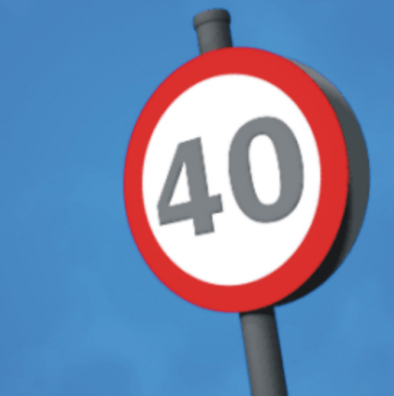
//> input picture plate.jpg, 394 x 396 px
$ ./main   (built with g++ and OpenCV 4)
//> lines starting //> are read from the running program, lines starting //| are printed output that depends on the picture
### src/tonemapper.h
#pragma once

#include <opencv2/highgui/highgui.hpp>
#include <opencv2/imgproc/imgproc.hpp>

#include <cmath>
#include <random>
#include <iostream>

#include "tools.h"

using namespace cv;
using namespace std;
using namespace tools;

class ToneMapper {
private:
	const float w_1, w_2, w_3;
	const float sigma_b;
	const float u_a, u_b;
	const float sigma_d, mu_d;

	// functions returning the probability distributions for v in [0,255]
	inline float P1(float v) const;
	inline float P2(float v) const;
	inline float P3(float v) const;
	inline float P(float v) const;

	float model_histogram[256];

	// Generates a discrete function representing P : [0,255] -> [0,255]
	void GenerateModelHistogram();
	void PlotHistogram(float histogram[256], string = "Histogram");

	// Returns a mapping to the reference histogram from the histogram found by counting pixel intensities on input
	template <class T> int* MatchHistograms(const Mat& input, float reference[256]) const;

public:
	ToneMapper(float = 42, float = 29, float = 29, float = 9, float = 105, float = 225, float = 90, float = 11);

	// Calculates the Tonal Image
	template <class T> void ComputeToneImage(const Mat& input, Mat& tone_image);

	// TODO: Returns the beta parameter matrix by solving the conjugate gradient. ToneImage is type uchar.
	void SolveConjugateGradient(const Mat& ToneImage, const Mat& PencilTexture, Mat& BetaImage) const;

	// Returns the final texture map obtained by exponentiation T(i,j) = PencilTexture(i,j) ^ BetaImage(i,j)
	void MultipliedTextureMap(const Mat& PencilTexture, const Mat& BetaImage, Mat& T) const;
};

### src/tools.h
#pragma once

#include <opencv2/highgui/highgui.hpp>
#include <opencv2/imgproc/imgproc.hpp>

#include <iostream>

using namespace cv;
using namespace std;

namespace tools
{
	template <class T> void Remap(const Mat& input, Mat& output, int = 0);
	int Normalize255(float value, float minVal, float maxVal);
	void Gradient(const Mat& Ic, Mat& G);
};

### src/linefilter.h
#pragma once

#include <opencv2/highgui/highgui.hpp>
#include <opencv2/imgproc/imgproc.hpp>

#include <iostream>

#include "tools.h"

using namespace cv;
using namespace std;
using namespace tools;


class LineFilter {
private:
	Mat Line[8];
	Point kernel_anchor;
	int kernel_length;

	Mat C[8];

	inline Mat ApplyLineConvolution(const Mat& Gradient, const Mat& Line, const Point kernelAnchor, const int ddepth) const;
public:
	LineFilter(int line_length);

	template <class T> void Classify(const Mat& Gradient);

	void ApplyLineShaping(Mat& S);

	const Mat& getC(int i) const;
};

### tools.h
#pragma once

#include <opencv2/highgui/highgui.hpp>
#include <opencv2/imgproc/imgproc.hpp>

#include <iostream>

using namespace cv;
using namespace std;

namespace tools
{
	template <class T> void Remap(const Mat& input, Mat& output, int = 0);
	int Normalize255(float value, float minVal, float maxVal);
	void Gradient(const Mat& Ic, Mat& G);
};

### tonemapper.h
#pragma once

#include <opencv2/highgui/highgui.hpp>
#include <opencv2/imgproc/imgproc.hpp>

#include <cmath>
#include <random>
#include <iostream>

#include "tools.h"

using namespace cv;
using namespace std;
using namespace tools;

class ToneMapper {
private:
	const float w_1, w_2, w_3;
	const float sigma_b;
	const float u_a, u_b;
	const float sigma_d, mu_d;

	// functions returning the probability distributions for v in [0,255]
	inline float P1(float v) const;
	inline float P2(float v) const;
	inline float P3(float v) const;
	inline float P(float v) const;

	float model_histogram[256];

	// Generates a discrete function representing P : [0,255] -> [0,255]
	void GenerateModelHistogram();
	void PlotHistogram(float histogram[256], string = "Histogram");

	// Returns a mapping to the reference histogram from the histogram found by counting pixel intensities on input
	template <class T> int* MatchHistograms(const Mat& input, float reference[256]) const;

public:
	ToneMapper(float = 42, float = 29, float = 29, float = 9, float = 105, float = 225, float = 90, float = 11);

	// Calculates the Tonal Image
	template <class T> void ComputeToneImage(const Mat& input, Mat& tone_image);

	// TODO: Returns the beta parameter matrix by solving the conjugate gradient. ToneImage is type uchar.
	void SolveConjugateGradient(const Mat& ToneImage, const Mat& PencilTexture, Mat& BetaImage) const;

	// Returns the final texture map obtained by exponentiation T(i,j) = PencilTexture(i,j) ^ BetaImage(i,j)
	void MultipliedTextureMap(const Mat& PencilTexture, const Mat& BetaImage, Mat& T) const;
};

### linefilter.h
#include <opencv2/highgui/highgui.hpp>
#include <opencv2/imgproc/imgproc.hpp>

#include <iostream>

using namespace cv;
using namespace std;


class LineFilter {
private:
	Mat Line[8];
	Point kernel_anchor[8];
	int kernel_length;

	Mat C[8];

	inline Mat ApplyLineConvolution(const Mat& Gradient, const Mat& Line, const Point kernelAnchor, const int ddepth) const;
public:
	LineFilter(int line_length);

	template <class T> void Classify(const Mat& Gradient);

	void ApplyLineShaping(Mat& S);

	const Mat& getC(int i) const;
};

### tools.cpp
#include "Tools.h"

namespace tools {

	// Normalizes a matrix to the 0-255 range as the uchar format, cutting off values below optional threshold.
	template <class T>
	// [15 lines left out: function Remap, not called in this run]

	template void Remap<uchar>(const Mat& input, Mat& output, int threshold);
	template void Remap<float>(const Mat& input, Mat& output, int threshold);

	// [4 lines left out: function Normalize255, not called in this run]

	void Gradient(const Mat& Ic, Mat& G)
	{
		Mat I;
		cvtColor(Ic, I, CV_BGR2GRAY);

		int m = I.rows, n = I.cols;
		G = Mat(m, n, CV_32F);

		for (int i = 0; i < m; i++) {
			for (int j = 0; j < n; j++) {
				// Compute squared gradient (except on borders)
				// ...
				// G2.at<float>(i, j) = ...
				float dx, dy;

				if (i > 0 && i < m - 1)
					dy = (float(I.at<uchar>(i + 1, j)) - float(I.at<uchar>(i - 1, j))) / 2;
				else
					dy = 0;

				if (j > 0 && j < n - 1)
					dx = (float(I.at<uchar>(i, j + 1)) - float(I.at<uchar>(i, j - 1))) / 2;
				else
					dx = 0;

				G.at<float>(i, j) = sqrt(dx * dx + dy * dy);
			}
		}
		// [10 lines of commented-out code are left out]
	}
}

### linefilter.cpp
#include "linefilter.h"

using namespace cv;
using namespace std;

LineFilter::LineFilter(int line_length) {

	int r = std::floor(line_length / 2.);
	this->kernel_length = 2*r+1;

	Mat L_horiz = Mat::zeros(kernel_length, kernel_length, CV_32F);
	L_horiz.row(r) = Mat::ones(1, kernel_length, CV_32F);
	Point2f pt(r, r);
	for (int k = 0; k < 8; k++) {
		Mat Rot = getRotationMatrix2D(pt, k * 22.5, 1.0);
		warpAffine(L_horiz, this->Line[k], Rot, Size(kernel_length, kernel_length));
		Line[k] = Line[k] / sum(Line[k])[0];
		//imshow("Line " + std::to_string(k), Line[k]);
	}
	// The kernel anchors define the center point on the kernel array. In other words, they define the direction "pointed" by the line vector
	// Note that the kernel anchors are set as (x,y) on the image, and NOT as in a matrix (i,j)
	//this->kernel_anchor = Point(r, r);
	this->kernel_anchor = Point(-1, -1);
}

// [9 lines left out: function ApplyLineConvolution, not called in this run]

template <class T>
// [28 lines left out: function Classify, not called in this run]

template void LineFilter::Classify<float>(const Mat& Gradient);
template void LineFilter::Classify<uchar>(const Mat& Gradient);

// [12 lines left out: function ApplyLineShaping, not called in this run]

const Mat& LineFilter::getC(int i) const {
	return this->C[i];
}

// [17 lines left out: function ToChar, not called in this run]

### main.cpp
#include <opencv2/highgui/highgui.hpp>
#include <opencv2/imgproc/imgproc.hpp>

#include <iostream>
#include "linefilter.h"
#include "tonemapper.h"
#include "tools.h"

using namespace cv;
using namespace std;
using namespace tools;

void DrawSketch(const Mat& frame, Mat& sketch, bool show_grad = false, bool show_classes = false)
{

	Mat G;
	Gradient(frame, G);
	int m = G.rows, n = G.cols;

	if (show_grad)
	{
		int threshold = 0; // 15
		Mat& G_char = Mat(G.rows, G.cols, CV_8U);
		Remap<float>(G, G_char, threshold);
		imshow("Gradient", G_char);
	}

	LineFilter sketcher(std::min(G.cols, G.rows) / 30);
	sketcher.Classify<float>(G);

	if (show_classes)
	{
		for (int k = 0; k < 8; k++)
			imshow("C_" + std::to_string(k), sketcher.getC(k));
	}


	sketch = Mat(m, n, CV_8U);

	Mat sketch_float;
	sketcher.ApplyLineShaping(sketch_float);

	Remap<float> (sketch_float, sketch);
}


int main()
{
	Mat frame;
	//webcam >> frame; // get a new frame from camera
	frame = imread("../plate.jpg");
//> frame is the input picture: 396 rows x 394 cols, CV_8UC3; mean B, G, R 177.2, 139.7, 115.9
	int m = frame.rows, n = frame.cols;
//> m = 396; n = 394


	Mat& sketch = Mat();
	DrawSketch(frame, sketch);
//> in Gradient, `cvtColor(Ic, I, CV_BGR2GRAY);`:
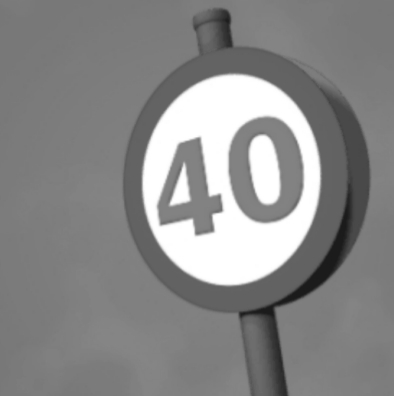
//> I: 396 rows x 394 cols, CV_8UC1; min 26, max 255, mean 136.8
//> after the loop in Gradient, `for (int i = 0; i < m; i++)`:
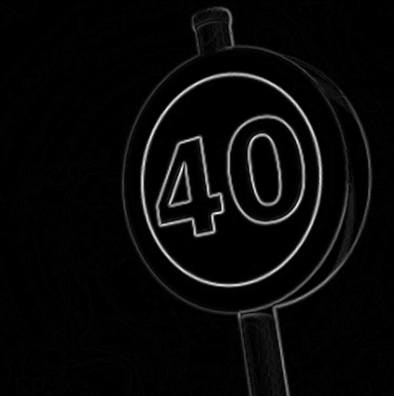
//> G: 396 rows x 394 cols, CV_32FC1; min 0, max 63.35, mean 2.1; drawn with min black and max white
//> (the run ends here: the program needs code that is not available in this run, at `this->kernel_anchor = Point(-1, -1);`)
